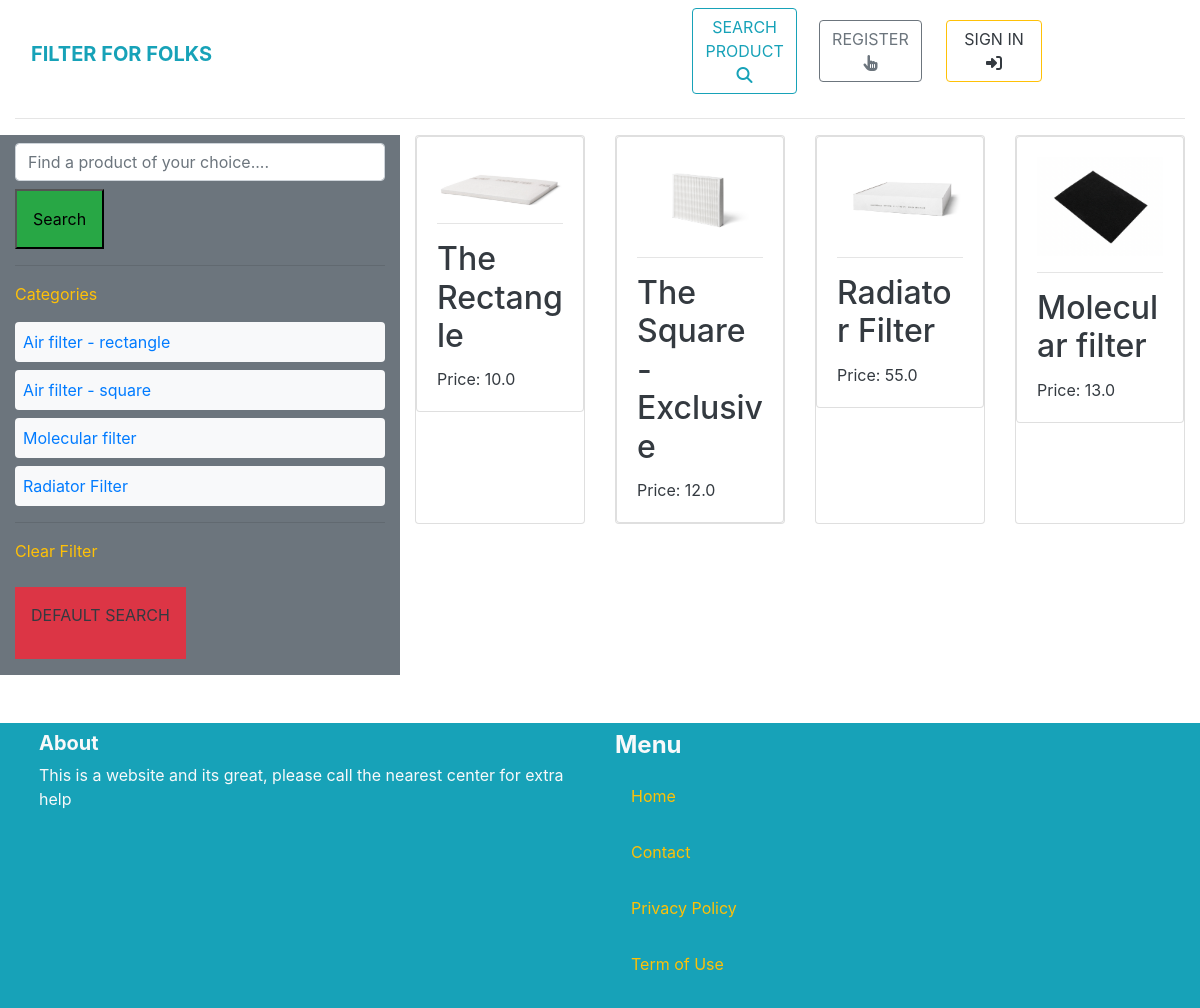
The page /product/ on the database as committed earlier.
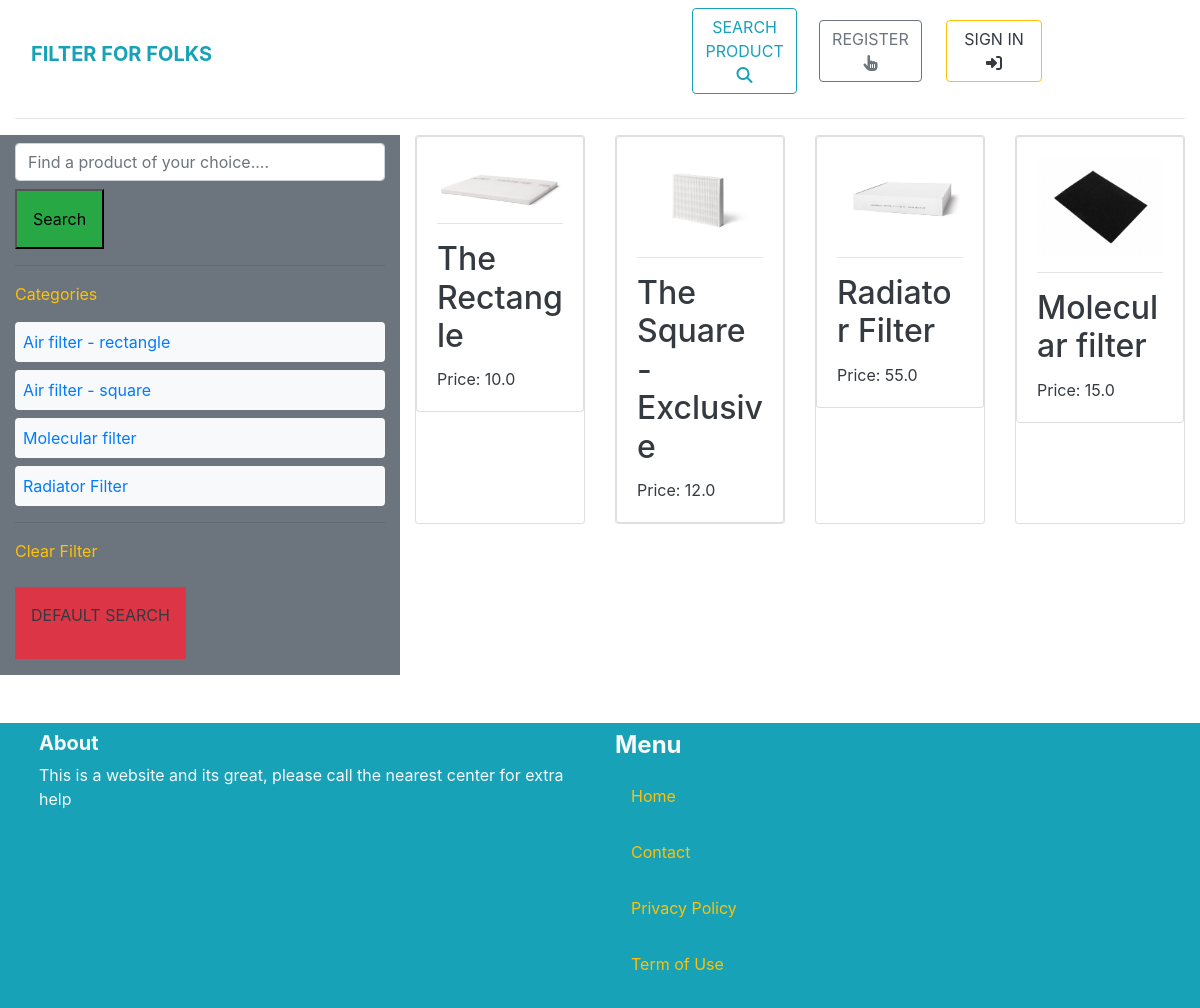
The same page on the database as committed later.
### product/models.py (models this page shows, shortened)
class Category(models.Model):
    name = models.CharField(max_length=225)
    class Meta:
        ordering = ('name',)
        verbose_name_plural = 'Categories'

class Product(models.Model):
    category = models.ForeignKey('Category', null=True, blank=True, on_delete=models.CASCADE, related_name='products')
    name = models.CharField(max_length=300)
    description = models.TextField()
    price = models.FloatField()
    image = models.ImageField(upload_to='product_images', blank=True, null=True)

### product/views.py (the view)
# urls.py: path('', views.search_products, name='search'),
def search_products(request):
    query = request.GET.get('query', '')
    category_id = request.GET.get('category', 0)
    categories = Category.objects.all()
    products = Product.objects.filter()
    if category_id:
        products = products.filter(category_id=category_id)
    if query:
         products = products.filter(Q(name__icontains=query) | Q(description__icontains=query))
    return render(request, 'product/products.html', {
        'products': products,
        'query': query,
        'categories': categories,
        'category_id': int(category_id),
    })

### product/templates/product/products.html (shortened to what this page needs)
{% extends 'core/base.html' %}
{% block content %}
<div class="container-fluid">
    <div class="row">
        <br>
        <div class="col-4 bg-secondary">
            <form method="get" action="#" class="mt-2">
                <input name="query" class="form-control" placeholder="Find a product of your choice...." aria-label="Find a product of your choice...." aria-describedby="basic-addon2" type="text" value="{{ query }}">
                <button type="submit" class="mt-2 p-3 bg-success">Search</button>
            </form>
            <hr>
            <p class="text-warning">Categories</p>
            <ul class="list-unstyled">
                {% for category in categories %}
                <li class="p-2 mb-2 rounded bg-light {% if category.id == category_id %} bg-primary {% endif %}">
                    <a href="{% url 'product:search' %}?query={{ query }}&category={{ category.id }}">{{ category.name }}</a>
                </li>
                {% endfor %}
            </ul>
            <hr>
            <p class="text-warning">Clear Filter</p>
            <ul class="list-unstyled">
                <li>
                    <a href="{% url 'product:search' %}" class="mt-2 p-3 text-uppercase bg-danger" type="submit"><p class="text-dark">Default Search</p></a>
                </li>
            </ul>
        </div>
        <div class="col-8">
            <div class="row">
                {% for product in products %}
                        <div class="col-sm-6 col-md-6 col-lg-4 col-xl-3">
                            <div class="card h-100">
                                <a href="#">
                                    <div class="card">
                                        <div class="card-body">
                                            <img src="{{ product.image.url }}" class="card-img-top img-fluid">
                                            <hr>
                                            <div>
                                                <h2 class="card-title text-dark mt-0">{{ product.name }}</h2>
                                                <p class="card-text text-dark">Price: {{ product.price }}</p>
                                            </div>
                                        </div>
                                    </div>
                                </a>
                            </div>
                        </div>
                {% endfor %}
            </div>
        </div>
      </div>
</div>
{% endblock %}

### core/templates/core/base.html (shortened to what this page needs)
{% load static %}
<!DOCTYPE html>
<html lang="en">
<head>
        <link rel="stylesheet" href="https://cdn.jsdelivr.net/npm/bootstrap@4.6.2/dist/css/bootstrap.min.css">
        <link rel="stylesheet" href="{% static 'css/base.css' %}">
</head>
<body>
    <div class="container-fluid">
        <nav class="navbar navbar-expand-lg navbar-light">
                <h1 class="font-weight-bold"><a class="navbar-brand text-info text-uppercase" href="{% url 'core:home' %}">Filter for Folks</a></h1>
                <div class="row align-items-center">
                        <div class="col-6 col-sm-3"><a href="{% url 'product:search' %}" class="btn btn-outline-info text-uppercase">Search Product <i class="fas fa-search"></i></a></div>
                    {% if request.user == False %}
                        <div class="col-6 col-sm-3"><a href="{% url 'core:register' %}" class="btn btn-outline-secondary text-uppercase">Register<i class="fas fa-hand-pointer"></i></a></div>
                        <br>
                    {% else %}
                        <div class="col-6 col-sm-3"><a href="{% url 'account_signup' %}" class="btn btn-outline-secondary text-uppercase">Register<i class="fas fa-hand-pointer"></i></a></div>
                        <br>
                        <div class="col-6 col-sm-3"><a href="{% url 'account_login' %}" class="btn btn-outline-warning text-dark text-uppercase">Sign In <i class="fas fa-sign-in-alt"></i></a></div>
                    {% endif %}
                </div>
        </nav>
        <hr>
    </div>
    <div>
        {% block content %}
        {% endblock %}
    </div>
    <footer class="bg-info mt-5 px-4">
        <div class="container-fluid">
            <div class="row">
                <div class="col w-100">
                    <h5 class="font-weight-bold text-light mt-2">About</h5>
                    <p class="text-light">This is a website and its great, please call the nearest center for extra help</p>
                </div>
                <div class="col w-100">
                    <h4 class="font-weight-bold text-light mt-2">Menu</h4>
                    <ul class="list-unstyled">
                        <li class="list-unstyled"><a href="{% url 'core:home' %}" class="nav-link text-lg text-warning d-block p-3">Home</a></li>
                        <li class="list-unstyled"><a href="{% url 'core:contact' %}" class="nav-link text-lg text-warning d-block p-3">Contact</a></li>
                        <li class="list-unstyled"><a href="" class="nav-link text-lg text-warning d-block p-3">Privacy Policy</a></li>
                        <li class="list-unstyled"><a href="" class="nav-link text-lg text-warning d-block p-3">Term of Use</a></li>
                    </ul>
                </div>
            </div>
        </div>
    </footer>
</body>
</html>

### static/css/base.css (style rules this page uses)
html { height: 100%; }
ul { list-style-type: none; }

Rows that differ between the two databases and show on the page:
changed Product "Molecular filter": price "13.0" → "15.0"
